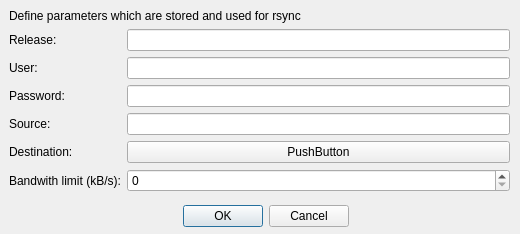
<?xml version="1.0" encoding="UTF-8"?>
<ui version="4.0">
 <class>prefsDialog</class>
 <widget class="QDialog" name="prefsDialog">
  <property name="geometry">
   <rect>
    <x>0</x>
    <y>0</y>
    <width>520</width>
    <height>234</height>
   </rect>
  </property>
  <property name="windowTitle">
   <string>Preferences</string>
  </property>
  <widget class="QDialogButtonBox" name="buttonBox">
   <property name="geometry">
    <rect>
     <x>10</x>
     <y>200</y>
     <width>511</width>
     <height>32</height>
    </rect>
   </property>
   <property name="locale">
    <locale language="English" country="UnitedStates"/>
   </property>
   <property name="orientation">
    <enum>Qt::Horizontal</enum>
   </property>
   <property name="standardButtons">
    <set>QDialogButtonBox::Cancel|QDialogButtonBox::Ok</set>
   </property>
   <property name="centerButtons">
    <bool>true</bool>
   </property>
  </widget>
  <widget class="QWidget" name="formLayoutWidget">
   <property name="geometry">
    <rect>
     <x>9</x>
     <y>9</y>
     <width>501</width>
     <height>185</height>
    </rect>
   </property>
   <layout class="QFormLayout" name="formLayout">
    <item row="1" column="0">
     <widget class="QLabel" name="label">
      <property name="locale">
       <locale language="English" country="UnitedStates"/>
      </property>
      <property name="text">
       <string>Release:</string>
      </property>
     </widget>
    </item>
    <item row="1" column="1">
     <widget class="QLineEdit" name="release">
      <property name="locale">
       <locale language="English" country="UnitedStates"/>
      </property>
     </widget>
    </item>
    <item row="2" column="0">
     <widget class="QLabel" name="label_2">
      <property name="locale">
       <locale language="English" country="UnitedStates"/>
      </property>
      <property name="text">
       <string>User:</string>
      </property>
     </widget>
    </item>
    <item row="2" column="1">
     <widget class="QLineEdit" name="user">
      <property name="toolTip">
       <string extracomment="User name to acces the repository"/>
      </property>
      <property name="statusTip">
       <string/>
      </property>
      <property name="locale">
       <locale language="English" country="UnitedStates"/>
      </property>
     </widget>
    </item>
    <item row="3" column="0">
     <widget class="QLabel" name="label_3">
      <property name="locale">
       <locale language="English" country="UnitedStates"/>
      </property>
      <property name="text">
       <string>Password:</string>
      </property>
     </widget>
    </item>
    <item row="3" column="1">
     <widget class="QLineEdit" name="password">
      <property name="locale">
       <locale language="English" country="UnitedStates"/>
      </property>
     </widget>
    </item>
    <item row="4" column="0">
     <widget class="QLabel" name="label_4">
      <property name="locale">
       <locale language="English" country="UnitedStates"/>
      </property>
      <property name="text">
       <string>Source:</string>
      </property>
     </widget>
    </item>
    <item row="4" column="1">
     <widget class="QLineEdit" name="location">
      <property name="toolTip">
       <string extracomment="Source repository"/>
      </property>
      <property name="locale">
       <locale language="English" country="UnitedStates"/>
      </property>
     </widget>
    </item>
    <item row="5" column="0">
     <widget class="QLabel" name="label_5">
      <property name="locale">
       <locale language="English" country="UnitedStates"/>
      </property>
      <property name="text">
       <string>Destination:</string>
      </property>
     </widget>
    </item>
    <item row="5" column="1">
     <widget class="QPushButton" name="selectDest">
      <property name="text">
       <string>PushButton</string>
      </property>
     </widget>
    </item>
    <item row="6" column="0">
     <widget class="QLabel" name="label_6">
      <property name="locale">
       <locale language="English" country="UnitedStates"/>
      </property>
      <property name="text">
       <string>Bandwith limit (kB/s):</string>
      </property>
     </widget>
    </item>
    <item row="6" column="1">
     <widget class="QSpinBox" name="bwl">
      <property name="maximum">
       <number>100000</number>
      </property>
      <property name="singleStep">
       <number>50</number>
      </property>
     </widget>
    </item>
    <item row="0" column="0" colspan="2">
     <widget class="QLabel" name="label_7">
      <property name="text">
       <string>Define parameters which are stored and used for rsync</string>
      </property>
     </widget>
    </item>
   </layout>
  </widget>
 </widget>
 <resources/>
 <connections>
  <connection>
   <sender>buttonBox</sender>
   <signal>accepted()</signal>
   <receiver>prefsDialog</receiver>
   <slot>accept()</slot>
   <hints>
    <hint type="sourcelabel">
     <x>248</x>
     <y>254</y>
    </hint>
    <hint type="destinationlabel">
     <x>157</x>
     <y>274</y>
    </hint>
   </hints>
  </connection>
  <connection>
   <sender>buttonBox</sender>
   <signal>rejected()</signal>
   <receiver>prefsDialog</receiver>
   <slot>reject()</slot>
   <hints>
    <hint type="sourcelabel">
     <x>316</x>
     <y>260</y>
    </hint>
    <hint type="destinationlabel">
     <x>286</x>
     <y>274</y>
    </hint>
   </hints>
  </connection>
 </connections>
</ui>
